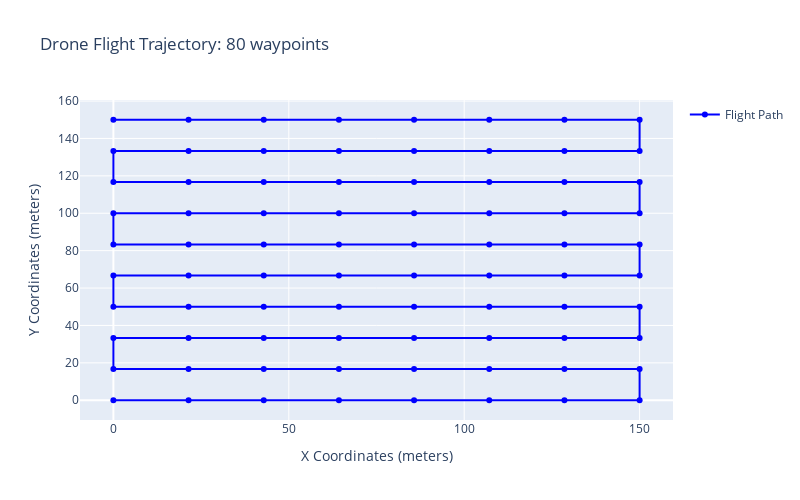

The cell this chart's notebook holds for it:
### Markdown cell above
Observation: Changing the sidelap, in this case decreasing it, will result in a decrease in waypoints. It is debunked that the sidelap will not have an affect on the output.

Explanation: The sidelap results in the spacing between the photos to change on the y axis. A higher sidelap requires more photos to cover the same area as compared to a lower sidelap. 

Practical Implication: A smaller sidelap will result in fewer waypoints that results in faster times due to fewer photos being taken. Subsequently, taking fewer photos can also reduce the storage taken by the photos, or allow for higher quality photos on restricted storage

3. Change the height of the scan and document the affect on scan plans

### Code cell
camera_ = copy.deepcopy(camera_x10)
dataset_spec_ = copy.deepcopy(dataset_spec)

dataset_spec_.exposure_time_ms = 1000
dataset_spec_.height *= 1.5

print(camera_, dataset_spec_)
fig = plot_photo_plan(generate_photo_plan_on_grid(camera_, dataset_spec_))
fig.show()

### Figure 1 — Plotly figure (JSON) as saved in the notebook; plotly's stock layout.template omitted (floating-point values rounded to 4 significant figures)
{"data": [{"marker": {"color": "blue"}, "mode": "lines+markers", "name": "Flight Path", "type": "scatter", "x": [0, 21.43, 42.86, 64.29, 85.71, 107.1, 128.6, 150, 150, 128.6, 107.1, 85.71, 64.29, 42.86, 21.43, 0, 0, 21.43, 42.86, 64.29, 85.71, 107.1, 128.6, 150, 150, 128.6, 107.1, 85.71, 64.29, 42.86, 21.43, 0, 0, 21.43, 42.86, 64.29, 85.71, 107.1, 128.6, 150, 150, 128.6, 107.1, 85.71, 64.29, 42.86, 21.43, 0, 0, 21.43, 42.86, 64.29, 85.71, 107.1, 128.6, 150, 150, 128.6, 107.1, 85.71, 64.29, 42.86, 21.43, 0, 0, 21.43, 42.86, 64.29, 85.71, 107.1, 128.6, 150, 150, 128.6, 107.1, 85.71, 64.29, 42.86, 21.43, 0], "y": [0, 0, 0, 0, 0, 0, 0, 0, 16.67, 16.67, 16.67, 16.67, 16.67, 16.67, 16.67, 16.67, 33.33, 33.33, 33.33, 33.33, 33.33, 33.33, 33.33, 33.33, 50, 50, 50, 50, 50, 50, 50, 50, 66.67, 66.67, 66.67, 66.67, 66.67, 66.67, 66.67, 66.67, 83.33, 83.33, 83.33, 83.33, 83.33, 83.33, 83.33, 83.33, 100, 100, 100, 100, 100, 100, 100, 100, 116.7, 116.7, 116.7, 116.7, 116.7, 116.7, 116.7, 116.7, 133.3, 133.3, 133.3, 133.3, 133.3, 133.3, 133.3, 133.3, 150, 150, 150, 150, 150, 150, 150, 150]}], "layout": {"height": 500, "showlegend": true, "title": {"text": "Drone Flight Trajectory: 80 waypoints"}, "width": 800, "xaxis": {"title": {"text": "X Coordinates (meters)"}}, "yaxis": {"title": {"text": "Y Coordinates (meters)"}}}}
